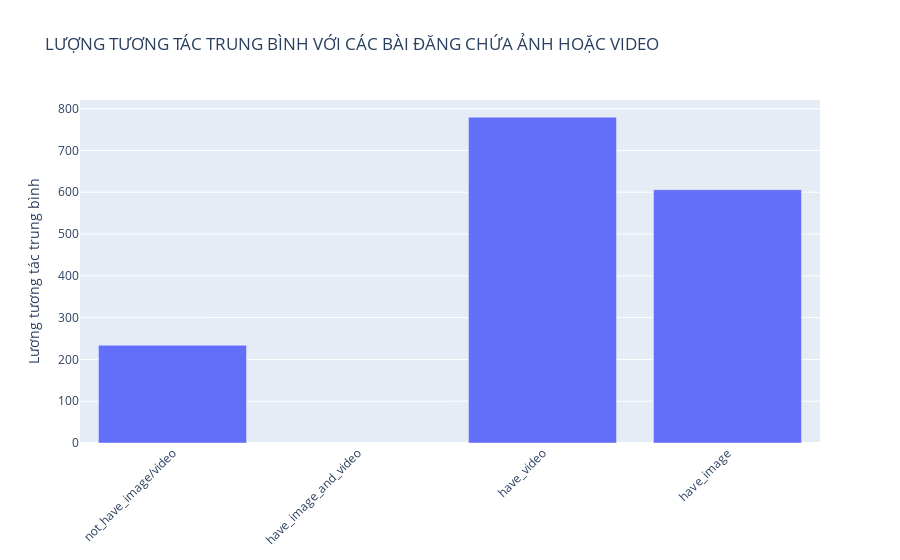

The notebook cell saved with this chart:
### Markdown cell above
Đánh giá: Đa số các bài đăng của Page là chứa hình ảnh và không có bài viết nào là chứ cả hình ảnh và video

### Code cell
interact = [post_not_have_image_and_video['total_interact'].mean(), 
            post_have_image_and_video['total_interact'].mean(),
            post_have_video['total_interact'].mean(), 
            post_have_image['total_interact'].mean()]

fig = go.Figure(data=[go.Bar(x=labels, y=interact)])

fig.update_layout(
    xaxis=dict(tickangle=-45),
    yaxis=dict(title='Lương tương tác trung bình'),
    title='LƯỢNG TƯƠNG TÁC TRUNG BÌNH VỚI CÁC BÀI ĐĂNG CHỨA ẢNH HOẶC VIDEO'
)

fig.show()

### Figure 1 — Plotly figure (JSON) as saved in the notebook; plotly's stock layout.template omitted (floating-point values rounded to 4 significant figures)
{"data": [{"type": "bar", "x": ["not_have_image/video", "have_image_and_video", "have_video", "have_image"], "y": [233.8, null, 779.6, 606.2]}], "layout": {"title": {"text": "LƯỢNG TƯƠNG TÁC TRUNG BÌNH VỚI CÁC BÀI ĐĂNG CHỨA ẢNH HOẶC VIDEO"}, "xaxis": {"tickangle": -45}, "yaxis": {"title": {"text": "Lương tương tác trung bình"}}}}
